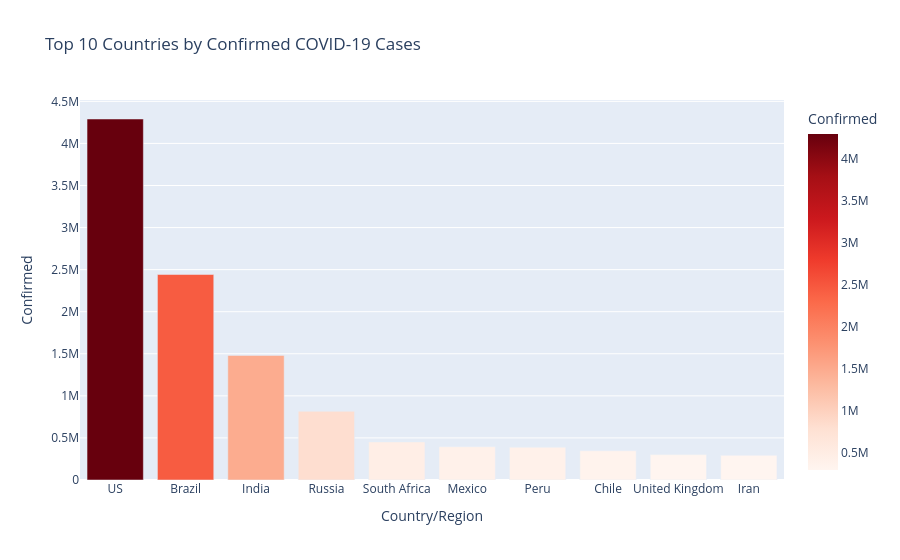

The notebook cell saved with this chart:
### Code cell
# Top 10 countries by confirmed cases
top10 = df.sort_values('Confirmed', ascending=False).head(10)

fig = px.bar(top10, 
             x='Country/Region', 
             y='Confirmed',
             color='Confirmed',
             title='Top 10 Countries by Confirmed COVID-19 Cases',
             color_continuous_scale='Reds')
fig.show()

### Figure 1 — Plotly figure (JSON) as saved in the notebook; plotly's stock layout.template omitted (floating-point values rounded to 4 significant figures)
{"data": [{"hovertemplate": "Country/Region=%{x}<br>Confirmed=%{marker.color}<extra></extra>", "legendgroup": "", "marker": {"color": [4290259, 2442375, 1480073, 816680, 452529, 395489, 389717, 347923, 301708, 293606], "coloraxis": "coloraxis", "pattern": {"shape": ""}}, "name": "", "orientation": "v", "showlegend": false, "textposition": "auto", "type": "bar", "x": ["US", "Brazil", "India", "Russia", "South Africa", "Mexico", "Peru", "Chile", "United Kingdom", "Iran"], "xaxis": "x", "y": [4290259, 2442375, 1480073, 816680, 452529, 395489, 389717, 347923, 301708, 293606], "yaxis": "y"}], "layout": {"barmode": "relative", "coloraxis": {"colorbar": {"title": {"text": "Confirmed"}}, "colorscale": [[0, "rgb(255,245,240)"], [0.125, "rgb(254,224,210)"], [0.25, "rgb(252,187,161)"], [0.375, "rgb(252,146,114)"], [0.5, "rgb(251,106,74)"], [0.625, "rgb(239,59,44)"], [0.75, "rgb(203,24,29)"], [0.875, "rgb(165,15,21)"], [1, "rgb(103,0,13)"]]}, "legend": {"tracegroupgap": 0}, "title": {"text": "Top 10 Countries by Confirmed COVID-19 Cases"}, "xaxis": {"anchor": "y", "domain": [0, 1], "title": {"text": "Country/Region"}}, "yaxis": {"anchor": "x", "domain": [0, 1], "title": {"text": "Confirmed"}}}}
